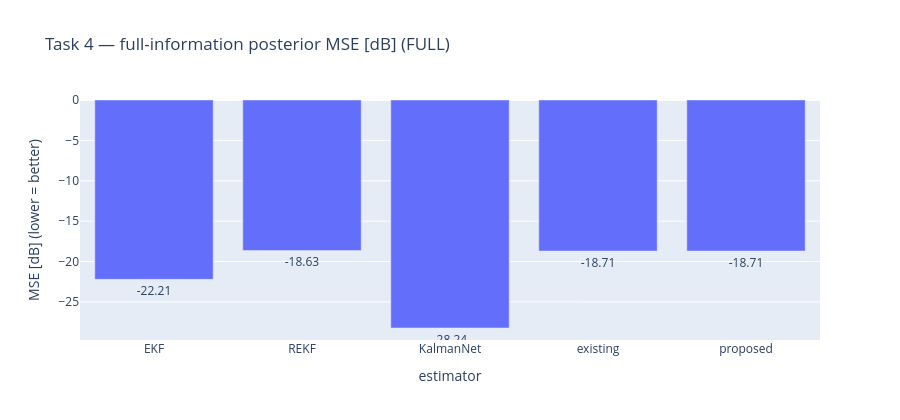

The notebook cell saved with this chart:
### Code cell
fig = go.Figure()
fig.add_trace(go.Bar(x=order, y=[results[k]['MSE [dB]'] for k in order],
                     text=[f"{results[k]['MSE [dB]']:.2f}" for k in order],
                     textposition='outside'))
fig.update_layout(title=f'Task 4 — full-information posterior MSE [dB] ({CONFIG})',
                  yaxis_title='MSE [dB] (lower = better)', xaxis_title='estimator',
                  height=420, showlegend=False)
fig.show()

### Figure 1 — Plotly figure (JSON) as saved in the notebook; plotly's stock layout.template omitted (floating-point values rounded to 4 significant figures)
{"data": [{"text": ["-22.21", "-18.63", "-28.24", "-18.71", "-18.71"], "textposition": "outside", "type": "bar", "x": ["EKF", "REKF", "KalmanNet", "existing", "proposed"], "y": [-22.21, -18.63, -28.24, -18.71, -18.71]}], "layout": {"height": 420, "showlegend": false, "title": {"text": "Task 4 — full-information posterior MSE [dB] (FULL)"}, "xaxis": {"title": {"text": "estimator"}}, "yaxis": {"title": {"text": "MSE [dB] (lower = better)"}}}}
